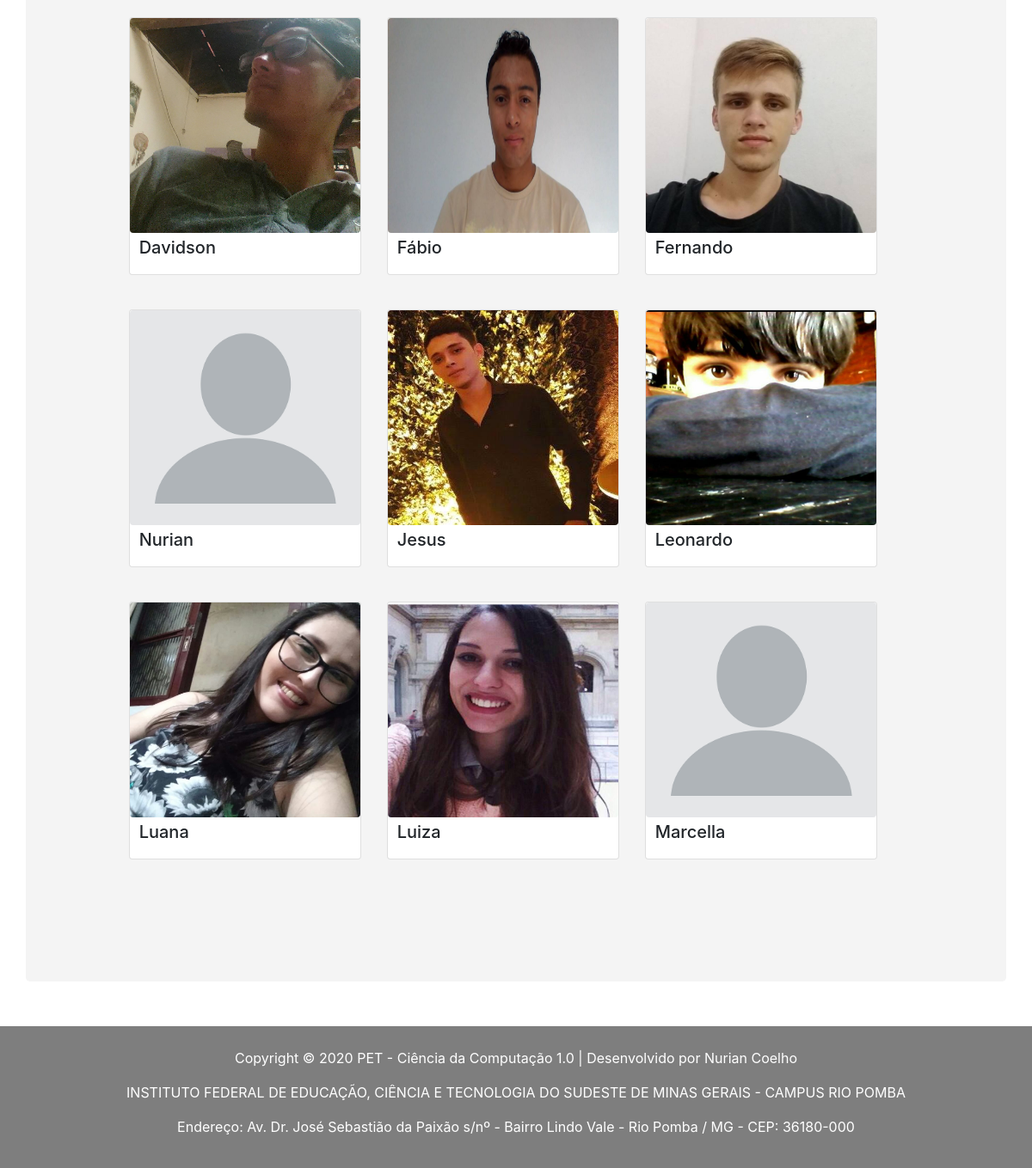
The page /view/viewIntegrantesUser.php (lower part) on the database as committed earlier.
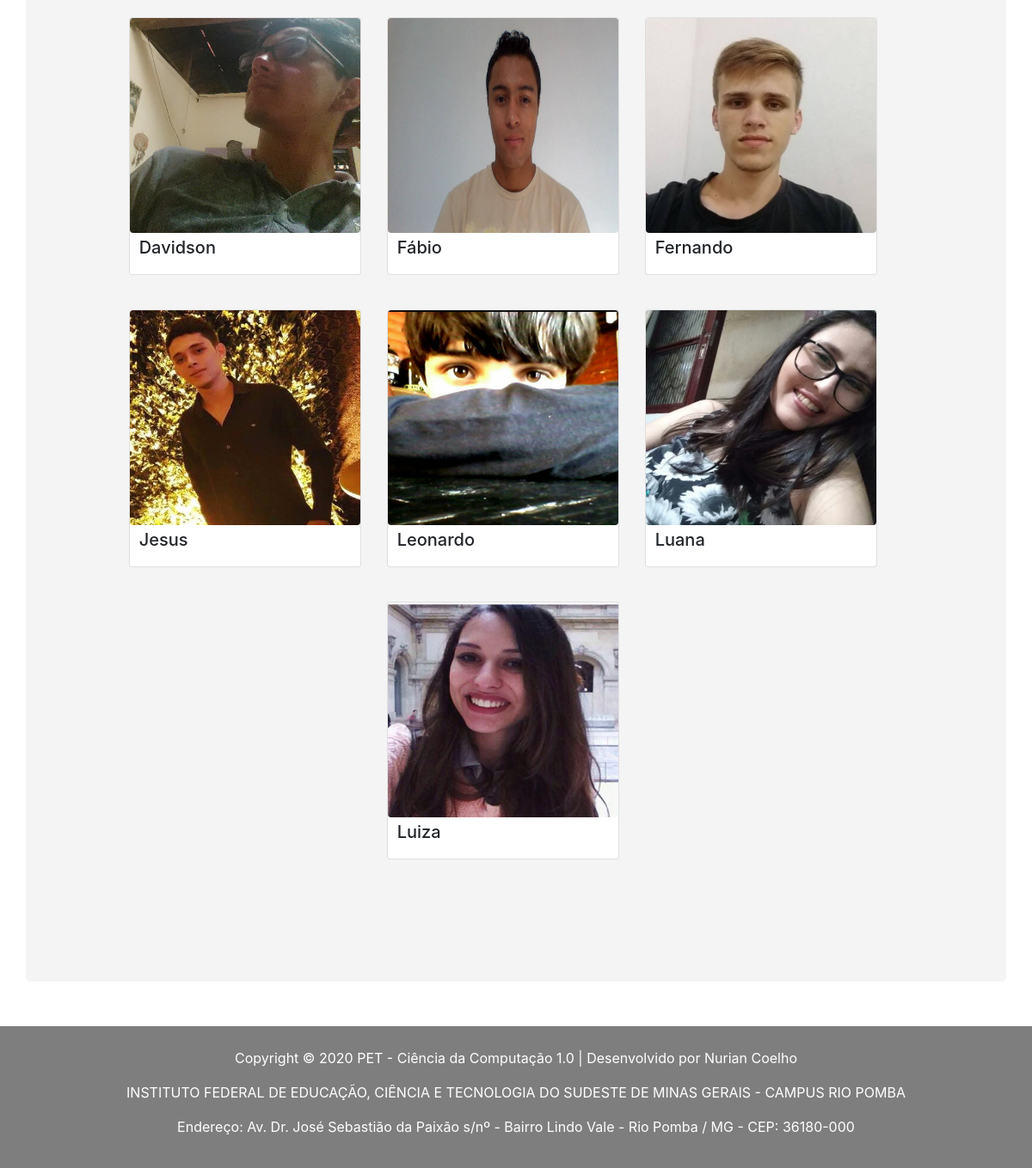
The same page on the database as committed later.
### tables this page shows
CREATE TABLE IF NOT EXISTS `integrantes` (
  `codIntegrante` int(100) NOT NULL AUTO_INCREMENT,
  `nomeIntegrante` varchar(100) NOT NULL,
  `emailIntegrante` varchar(100) DEFAULT NULL,
  `cpfIntegrante` varchar(20) NOT NULL,
  `dataInicioIntegrante` date NOT NULL,
  `dataFimIntegrante` date DEFAULT NULL,
  `situacaoIntegrante` varchar(20) NOT NULL,
  `fotoIntegrante` varchar(100) DEFAULT NULL,
  `socialIntegrante` varchar(100) DEFAULT NULL,
  `senhaIntegrante` varchar(40) NOT NULL,
  PRIMARY KEY (`codIntegrante`)
);

### dao/daoIntegrantes.php (called while the page is built, shortened)
<?php
class DaoIntegrantes
{
    private $conn;
    public function __construct()
    {
        $database = new Database();
        $db = $database->dbConnection();
        $this->conn = $db;
    }
    public function runQuery($sql)
    {
        $stmt = $this->conn->prepare($sql);
        return $stmt;
    }
}

### view/viewIntegrantesUser.php (the view, shortened to what this page needs)
<?php
require '../inc/global/head_start.php';
require '../inc/global/config.php';
require_once("../dao/daoIntegrantes.php");
$integrantesDao = new DaoIntegrantes();
?>
<link rel="stylesheet" href="../assets/css/integrantes.css">
<?php
$stmtTutores = $integrantesDao->runQuery("SELECT * FROM integrantes i, tutores t WHERE i.codIntegrante = t.codIntegrante");
$stmtTutores->execute();
$stmtDiscentes = $integrantesDao->runQuery("SELECT * FROM integrantes i, discentes d WHERE i.codIntegrante = d.codIntegrante");
$stmtDiscentes->execute();
?>
        <?php
        $i = 1;
        while ($rowTutores = $stmtTutores->fetch(PDO::FETCH_ASSOC)) {
            $i++;
        }
        ?>
<div class="container" style="margin-top: 30px;">
    <div class="card-deck" style="width: 100%; justify-content: center; align-items: center;">
        <?php
        while ($rowDiscentes = $stmtDiscentes->fetch(PDO::FETCH_ASSOC)) {
            $newDateD = date('d/m/Y', strtotime($rowDiscentes['dataInicioIntegrante']));
            $midia = "../assets/media/integrantes/" . $rowDiscentes['fotoIntegrante'];
            if (($rowDiscentes['fotoIntegrante'] != '') && (file_exists($midia))) {
                $srcFotoD = $midia;
            } else {
                $srcFotoD = "../assets/media/integrantes/foto_1.jpg";
            }
            if (empty($rowDiscentes['socialIntegrante'])) {
                $emailDiscente = '<a class="font-weight-normal" style="cursor: pointer;"> E-mail</a>';
            } else {
                $emailDiscente = '<a target="_blank" class="text-decoration-none text-body" href="mailto:' . $rowDiscentes['emailIntegrante'] . '"> '. $rowDiscentes['emailIntegrante'] .'</a>';
            }
            if (empty($rowDiscentes['socialIntegrante'])) {
                $socialDiscente = '<a class="text-primary" style="cursor: pointer;"> &nbsp Linkedin</a>';
            } else {
                $socialDiscente = '<a target="_blank"  class="text-decoration-none" href="' . $rowDiscentes['socialIntegrante'] . '"> &nbsp Linkedin</a>';
            }
            echo '
                <div class="card-integrante">
                    <div class="card borda card-foto" onclick="abreD(' . $i . ')">
                        <div id="fotoD' . $i . '">
                            <img class="card-img-top mx-auto rounded img-fluid d-block"  src="' . $srcFotoD . '">
                            <div style="margin-top:5px;">
                                <h5 class="card-title"> &nbsp ' . explode(' ', $rowDiscentes['nomeIntegrante'])[0] . ' </h5>
                            </div>
                        </div>
                        <div class="info container" id="conteudoD' . $i . '"  style="margin-top:70px;">
                            <h5 class="card-title">' . $rowDiscentes['nomeIntegrante'] . '</h5>
                            <p>
                                <i class="fa fa-address-card-o"></i>&nbsp ' . $emailDiscente . '
                                <br />
                                <i class="fa fa-linkedin-square" aria-hidden="true" style="color: blue;"></i>' . $socialDiscente . '
                                <br />
                                <i class="fa fa-handshake-o" aria-hidden="true"></i> &nbsp ' . $rowDiscentes['situacaoIntegrante'] . '
                                </p>
                            <p class="card-text">
                                <small class="text-muted">Ativo desde ' . $newDateD . '</small>
                            </p>
                        </div>
                    </div>
                </div>';
            $i++;
        }
        ?>
    </div>
</div>
<br> <br>
</div>
<?php
require '../inc/global/footer.php';
require '../inc/global/head_end.php';
?>

### inc/global/head_start.php (shortened to what this page needs)
<!DOCTYPE html>
<html lang="pt-br">
<head>
  <link href="../assets/css/plugins/bootstrap/bootstrap.min.css" rel="stylesheet">
  <link rel="stylesheet" href="../assets/css/plugins/bootstrap/bootstrap-theme.min.css">
</head>
<body>

### inc/global/config.php (shortened to what this page needs)
<?php
if (isset($_SESSION['adm_session'])){
    require '../inc/configs/administrador.php';
}
else{
    require '../inc/configs/usuario.php';
}
?>

### inc/configs/usuario.php (shortened to what this page needs)
<div class="jumbotron container" style="background-color: #f4f4f4; display: flow-root; min-height: 100vh;">

### inc/global/footer.php (shortened to what this page needs)
<link rel="stylesheet" href="../assets/css/footer.css">
<div class="footer">
    <div class="container">
        <div class="versao text-white">
            <p class="desenvolvedor">
                Copyright © <?php echo date('Y'); ?> PET - Ciência da Computação 1.0 | Desenvolvido por
                <a class="text-white" target="_blank" href="mailto:nuriancoelho@hotmail.com">
                    Nurian Coelho
                </a>
            </p>
        </div>
        <br>
        <div class="text-center text-white">
            <p>
                INSTITUTO FEDERAL DE EDUCAÇÃO, CIÊNCIA E TECNOLOGIA DO SUDESTE DE MINAS GERAIS - CAMPUS RIO POMBA
            </p>
            <p>
               Endereço: Av. Dr. José Sebastião da Paixão s/nº - Bairro Lindo Vale - Rio Pomba / MG - CEP: 36180-000
            </p>
        </div>
    </div>
</div>

### inc/global/head_end.php (shortened to what this page needs)
</body>
</html>

### assets/css/integrantes.css (style rules this page uses)
body { overflow-y: hidden; }
.card-integrante { width: 300px; float: left; margin-bottom:30px; }
.card-foto { height:300px; margin-top: 10px; }
.card-foto img { height:250px; }

### assets/css/footer.css (style rules this page uses)
.footer { float: left; width: 100vw; background-color: black; opacity: 0.5; border-top: 20px solid white; padding: 20px; margin: 0px; }
@media only screen and (min-width: 560px) { .desenvolvedor { width: 100%; margin-top: 5px; margin-right: 0px; text-align: center; float: left; } }
@media only screen and (min-width: 560px) { .versao { margin: 0px } }

### inc/global/head_start.php (style rules this page uses)
body { overflow-x: hidden; overflow-y: hidden; margin:0; height: 100%; background-color: #fff; }

Rows that differ between the two databases and show on the page:
removed integrantes: nomeIntegrante "Nurian"
removed integrantes: nomeIntegrante "Marcella"
